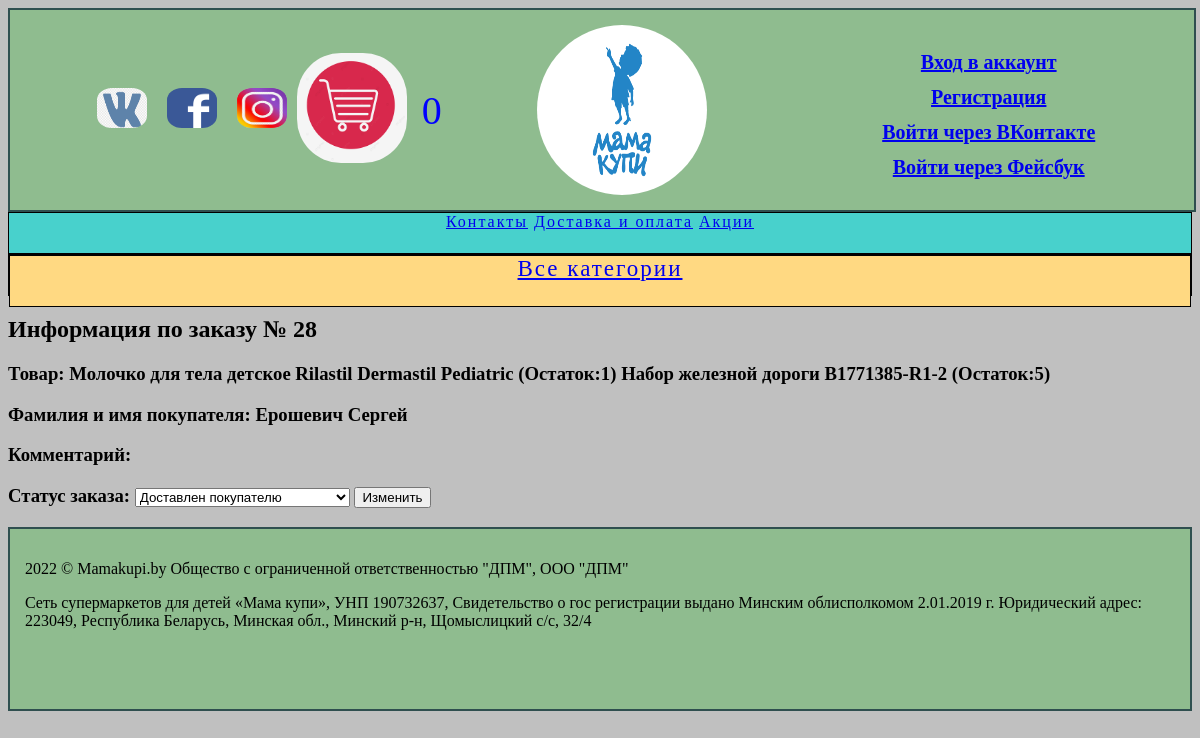
The app's page /order_details/28/, older data.
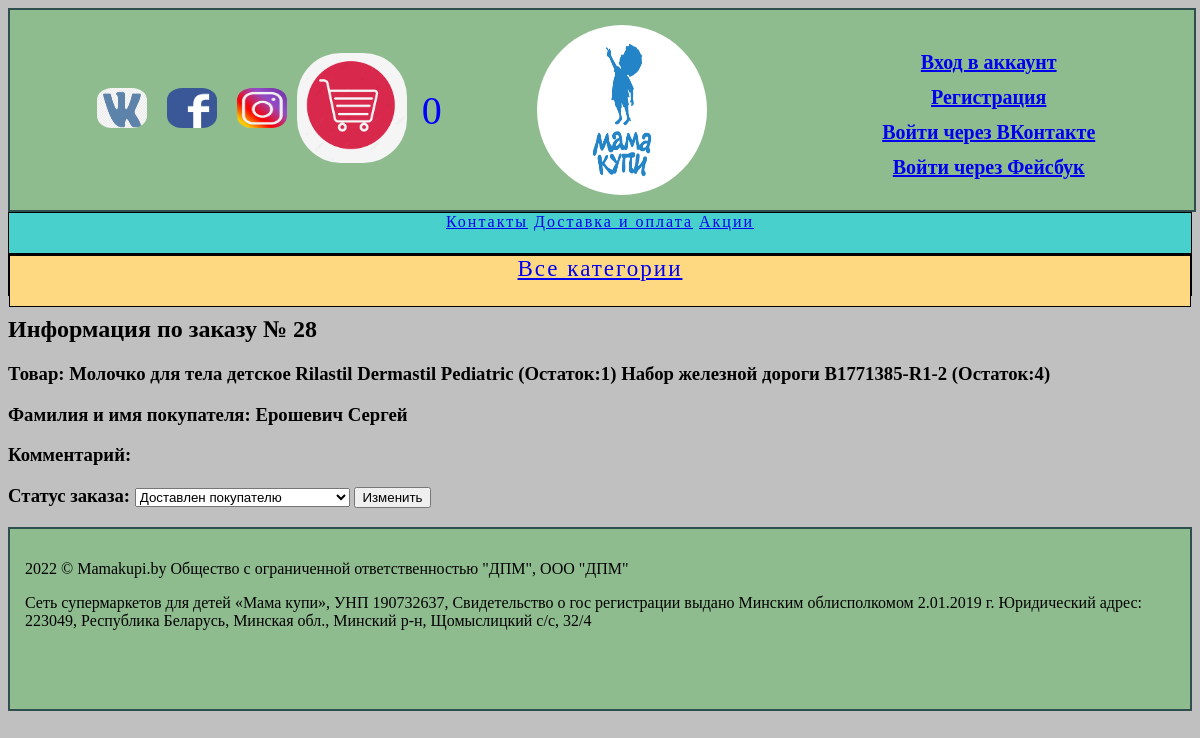
The same page, newer data.
### main/models.py (models this page shows, shortened)
class Product(models.Model):
    name = models.CharField(max_length=200, db_index=True)
    slug = AutoSlugField(max_length=200, db_index=True, populate_from='name')
    category = models.ForeignKey(Category, related_name='products', on_delete=models.CASCADE)
    brand = models.ForeignKey(Brand, related_name='brands', on_delete=models.CASCADE, null=True)
    price = models.DecimalField(max_digits=6, decimal_places=2)
    discount = models.BooleanField(default=False)
    sale = models.DecimalField(default=1, decimal_places=2, max_digits=3)
    country = models.CharField(max_length=50, db_index=True)
    description = models.TextField(blank=True)
    full_description = models.TextField(blank=True)
    stock = models.PositiveIntegerField()
    available = models.BooleanField(default=True)
    created = models.DateTimeField(auto_now_add=True)
    updated = models.DateTimeField(auto_now=True)
    rating = models.FloatField(null=True, blank=True)
    cost_price = models.DecimalField(max_digits=6, decimal_places=2, default=0)
    def __str__(self):
        return self.name
    class Meta:
        ordering=('name',)
        index_together = (('id','slug'),)

### main/views.py (the view)
# urls.py: path('order_details/<order_id>/', order_details, name='order_details'),
def order_details(request, order_id):
    order = Order.objects.get(id=order_id)
    form = StatusForm(initial={'status': order.status})
    if request.method == 'POST':
        order.status = request.POST['status']
        order.save()
        return redirect(f'/order_details/{order_id}/')
    context = {'order':order, 'form': form}
    return render(request, 'order_details.html', context)

### main/forms.py
class StatusForm(forms.ModelForm):
    class Meta:
        model = Order
        fields = ('status',)

### cart/cart.py (called while the page is built)
    def __len__(self):
        return sum(item['quantity'] for item in self.cart.values())

### cart/context_processors.py (called while the page is built)
def cart(request):
    return {'cart': Cart(request)}

### main/templates/order_details.html (shortened to what this page needs)
{% extends "main.html" %}
{% block content %}
<body>
<h2>Информация  по заказу № {{order.id}}</h2>
<h3>Товар: {% for products in order.products.all %} {{products}} (Остаток:{{products.stock}}) {% endfor %}</h3>
<h3>Фамилия  и имя покупателя: {{order.buyer.last_name}} {{order.buyer.first_name}}</h3>
<h3>Комментарий: {{order.comment}}</h3>
<h3><form action="" method="post">
        {{form}}
        <button>Изменить</button>
    </form></h3>
</body>
{% endblock %}>

Row changes from the older to the newer data that the page shows:
changed Product "Набор железной дороги B1771385-R1-2": stock "5" → "4"
